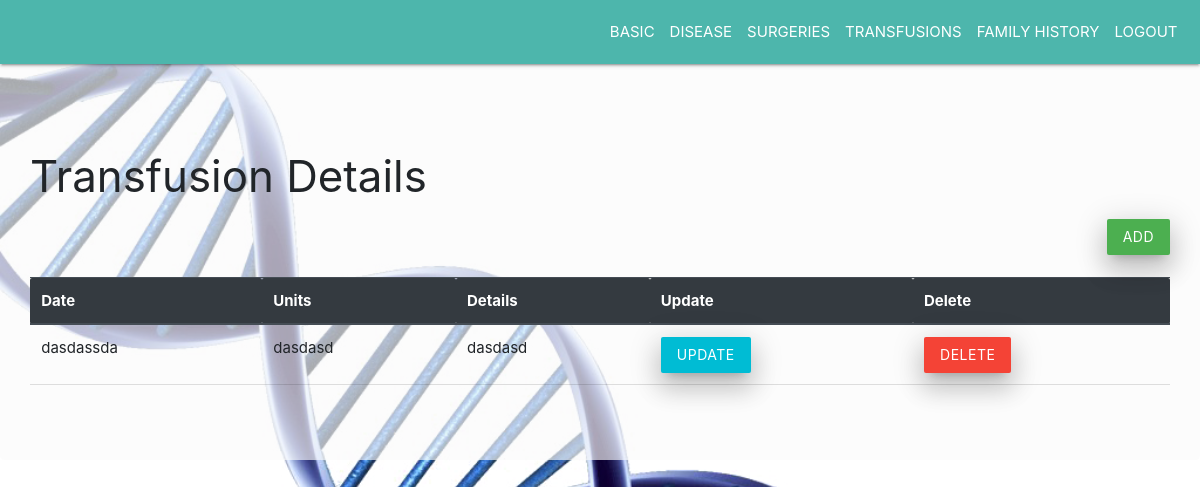
Page /patient/transfusions/100 on the committed database.
### tables this page shows
CREATE TABLE transfusions
            (t_id integer primary key autoincrement,p_id number,date text,units number,details text,constraint fk7 foreign key(p_id) references patient(p_id) on delete cascade);

### app1.py (the view)
@app.route('/patient/transfusions/<pid>')
def patienttransfusions(pid):
    con=sql.connect('database.db')
    cur=con.cursor()
    p_id=pid
    res=cur.execute("select * from transfusions where p_id=(?)",(p_id,)).fetchall()
    return render_template('patienttransfusions.html',res=res,p_id=p_id)

### templates/patienttransfusions.html (shortened to what this page needs)
<!DOCTYPE html>
    <head>
        <link rel="stylesheet" href="https://stackpath.bootstrapcdn.com/bootstrap/4.3.1/css/bootstrap.min.css">
        <link rel="stylesheet" href="https://cdnjs.cloudflare.com/ajax/libs/materialize/1.0.0/css/materialize.min.css">
    </head>
    <body>
        <nav class="navbar navbar-expand-sm teal lighten-2 justify-content-end">
                <ul class="navbar-nav">
                    <li class="nav-item">
                    <a class="nav-link" href="{{ url_for('patientbasic',pid=p_id) }}">BASIC</a>
                    </li>
                    <li class="nav-item">
                    <a class="nav-link" href="{{ url_for('patientdiseases',pid=p_id) }}">DISEASE</a>
                    </li>
                    <li class="nav-item">
                    <a class="nav-link" href="{{ url_for('patientsurgeries',pid=p_id) }}">SURGERIES</a>
                    </li>
                    <li class="nav-item">
                    <a class="nav-link" href="{{ url_for('patienttransfusions',pid=p_id) }}">TRANSFUSIONS</a>
                    </li>
                    <li class="nav-item">
                    <a class="nav-link" href="{{ url_for('patientfamilyhistory',pid=p_id) }}">FAMILY HISTORY</a>
                    </li>
                    <li class="nav-item">
                    <a class="nav-link" href="/">LOGOUT</a>
                    </li>
            </ul>
        </nav>
        <div class="jumbotron" style="background:rgba(250, 250, 250, 0.658) ;">
            <h3>Transfusion Details</h3>
            <div class="d-flex justify-content-end"><a href="{{ url_for('addtransfusions',pid=p_id)}}" class="waves-effect waves-light green btn z-depth-4">ADD</a></div><br/>
            <table class="table">
                    <thead class="thead-dark">
                      <tr>
                        <th>Date</th>
                        <th>Units</th>
                        <th>Details</th>
                        <th>Update</th>
                        <th>Delete</th>
                      </tr>
                    </thead>
                    <tbody>
                        {% for row in res %}
                      <tr>
                        <td>{{ row[2] }}</td>
                        <td>{{ row[3] }}</td>
                        <td>{{ row[4] }}</td>
                        <td><a href="{{ url_for('updatetransfusions',pid=p_id,tid=row[0]) }}" class="waves-effect  cyan swaves-light btn z-depth-4">Update</a></td>
                        <td><a href="{{ url_for('deletetransfusions',pid=p_id,tid=row[0]) }}" class="waves-effect waves-light red btn z-depth-4">Delete</a></td>
                      </tr>
                      {% endfor %}
                    </tbody>
                  </table>
        </div>
    </body>
</html>

### templates/patienttransfusions.html (style rules this page uses)
body { background-image: url('/static/bg.png'); background-size: cover; background-position: center; }

### rows in the picture
transfusions: date "dasdassda", units "dasdasd", details "dasdasd"
